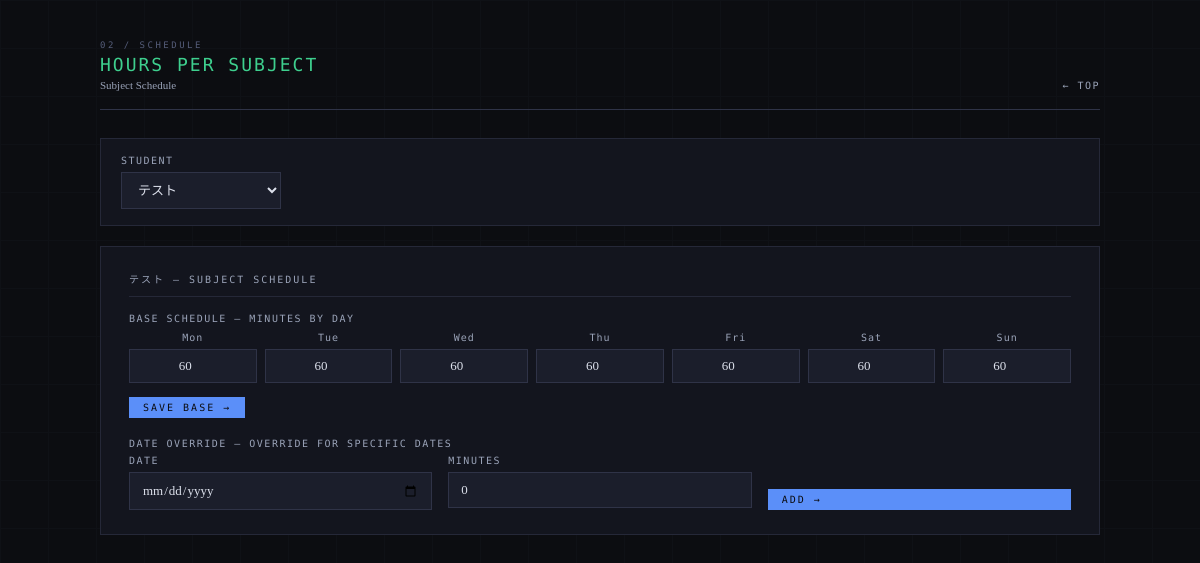
Page /schedule_subject on the committed database.
### tables this page shows
CREATE TABLE students (
            student_id TEXT PRIMARY KEY,
            name TEXT NOT NULL,
            subjects TEXT NOT NULL
        , plan_mode TEXT DEFAULT 'all');

CREATE TABLE schedule_base_subject (
        id INTEGER PRIMARY KEY AUTOINCREMENT,
        student_id TEXT NOT NULL,
        subject TEXT NOT NULL,
        dow INTEGER NOT NULL,
        available_minutes INTEGER NOT NULL DEFAULT 0,
        UNIQUE(student_id, subject, dow),
        FOREIGN KEY (student_id) REFERENCES students(student_id)
    );

### app.py (the view)
@app.route("/schedule_subject", methods=["GET", "POST"])
def schedule_subject():
    conn = get_connection()
    c = conn.cursor()
    c.execute("SELECT * FROM students ORDER BY student_id")
    students = c.fetchall()
    if not students:
        conn.close()
        return render_template("schedule_subject.html", students=[],
                               selected_student="", subjects=[],
                               subject_base={}, subject_overrides={})
    selected_student = request.args.get("student_id") or                        students[0]["student_id"]
    c.execute("SELECT subjects FROM students WHERE student_id=?",
              (selected_student,))
    row = c.fetchone()
    subjects = [s.strip() for s in row["subjects"].split(",")] if row else []
    subject_base = {}
    c.execute("""SELECT subject, dow, available_minutes FROM schedule_base_subject
                 WHERE student_id=?""", (selected_student,))
    for r in c.fetchall():
        if selected_student not in subject_base:
            subject_base[selected_student] = {}
        if r["subject"] not in subject_base[selected_student]:
            subject_base[selected_student][r["subject"]] = {}
        subject_base[selected_student][r["subject"]][r["dow"]] = r["available_minutes"]
    subject_overrides = {}
    c.execute("""SELECT subject, date, available_minutes FROM schedule_override_subject
                 WHERE student_id=? ORDER BY subject, date""", (selected_student,))
    for r in c.fetchall():
        if selected_student not in subject_overrides:
            subject_overrides[selected_student] = {}
        if r["subject"] not in subject_overrides[selected_student]:
            subject_overrides[selected_student][r["subject"]] = []
        subject_overrides[selected_student][r["subject"]].append(r)
    conn.close()
    return render_template("schedule_subject.html",
                           students=students,
                           selected_student=selected_student,
                           subjects=subjects,
                           subject_base=subject_base,
                           subject_overrides=subject_overrides)

### app.py (called while the page is built)
@app.before_request
def require_login():
    password = os.environ.get('APP_PASSWORD', '')
    if not password:
        return
    if request.endpoint in ('login', 'logout', 'static', 'api_tool'):
        return
    if not session.get('logged_in'):
        return redirect(url_for('login'))

### database.py (called while the page is built)
def get_connection():
    conn = sqlite3.connect(DB_PATH)
    conn.row_factory = sqlite3.Row
    return conn

### templates/schedule_subject.html (shortened to what this page needs)
<!DOCTYPE html>
<html lang="ja">
<head>
</head>
<body>
<div class="container">
  <div class="page-header fade-in">
    <div>
      <div class="page-label">02 / Schedule</div>
      <div class="page-title" style="color:var(--green);">Hours per Subject</div>
      <div class="page-title-ja">Subject Schedule</div>
    </div>
    <a class="page-header-back" href="/">TOP</a>
  </div>
  <div class="card fade-in" style="padding:16px 20px;">
    <form method="GET" style="display:flex;gap:16px;align-items:flex-end;">
      <div>
        <label>Student</label>
        <select name="student_id" onchange="this.form.submit()" style="min-width:160px;">
          {% for s in students %}
          <option value="{{ s.student_id }}"
            {% if s.student_id == selected_student %}selected{% endif %}>
            {{ s.name }}
          </option>
          {% endfor %}
        </select>
      </div>
    </form>
  </div>
  {% for subject in subjects %}
  <div class="card fade-in">
    <div class="card-title">{{ subject }} — Subject Schedule</div>
    <form method="POST" action="/schedule_subject/base">
      <label>Base Schedule — Minutes by day</label>
      <div class="time-grid">
        {% set days_en = ['Mon','Tue','Wed','Thu','Fri','Sat','Sun'] %}
        {% set days_val = ['mon','tue','wed','thu','fri','sat','sun'] %}
        {% for i in range(7) %}
        <div class="time-cell">
          <span class="day-label">{{ days_en[i] }}</span>
          <input type="number" name="{{ days_val[i] }}" min="0" max="600" step="5"
            value="{{ subject_base.get(selected_student, {}).get(subject, {}).get(days_val[i], 0) }}"
            style="width:100%;">
        </div>
        {% endfor %}
      </div>
      <div style="margin-top:14px;">
        <button type="submit" class="btn btn-primary btn-sm">Save Base →</button>
      </div>
    </form>
    <form method="POST" action="/schedule_subject/override" style="margin-top:20px;">
      <label>Date Override — Override for specific dates</label>
      <div class="grid-3">
        <div>
          <label style="margin-top:0;">Date</label>
          <input type="date" name="override_date">
        </div>
        <div>
          <label style="margin-top:0;">Minutes</label>
          <input type="number" name="override_minutes" min="0" max="600" step="5" value="0">
        </div>
        <div style="display:flex;align-items:flex-end;">
          <button type="submit" class="btn btn-primary btn-sm" style="width:100%;">Add →</button>
        </div>
      </div>
    </form>
  </div>
  {% endfor %}
</div>
</body>
</html>

### templates/schedule_subject.html (style rules this page uses)
:root { --bg:#0c0d11; --surface:#13151e; --surface2:#1b1e2b; --surface3:#222536; --border:#252838; --border-light:#2f3347; --text:#dde1ec; --text-muted:#9aa3b8; --text-dim:#555d7a; --blue:#5b8ff9; --green:#3ecf8e; --amber:#f5a623; --rose:#f06292; --red:#ef4444; --blue-bg:rgba(91,143,249,0.10); --green-bg:rgba(62,207,142,0.10); --amber-bg:rgba(245,166,35,0.10); --rose-bg:rgba(240,98,146,0.10); }
*, *::before, *::after { margin:0; padding:0; box-sizing:border-box; }
body { font-family:'Noto Serif JP',serif; background:var(--bg); color:var(--text); min-height:100vh; padding:40px 32px 80px; -webkit-font-smoothing:antialiased; }
body::after { content:''; position:fixed; inset:0; background-image: linear-gradient(var(--border) 1px,transparent 1px), linear-gradient(90deg,var(--border) 1px,transparent 1px); background-size:48px 48px; opacity:0.15; pointer-events:none; z-index:0; }
.container { max-width:1000px; margin:0 auto; position:relative; z-index:1; }
.page-header { display:flex; align-items:flex-end; justify-content:space-between; margin-bottom:28px; padding-bottom:18px; border-bottom:1px solid var(--border-light); }
.page-label { font-family:'DM Mono',monospace; font-size:9px; letter-spacing:2.5px; text-transform:uppercase; color:var(--text-dim); margin-bottom:4px; }
.page-title { font-family:'DM Mono',monospace; font-weight:500; font-size:18px; letter-spacing:2px; text-transform:uppercase; }
.page-title-ja { font-family:'Noto Serif JP',serif; font-weight:300; font-size:11px; color:var(--text-muted); margin-top:4px; }
.page-header-back { font-family:'DM Mono',monospace; font-size:10px; color:var(--text-muted); letter-spacing:1.5px; text-decoration:none; transition:color 0.15s; }
.page-header-back::before { content:'← '; }
.card { background:var(--surface); border:1px solid var(--border); padding:24px 28px; margin-bottom:20px; }
.card-title { font-family:'DM Mono',monospace; font-size:10px; letter-spacing:2px; text-transform:uppercase; color:var(--text-muted); margin-bottom:16px; padding-bottom:10px; border-bottom:1px solid var(--border); }
label { display:block; font-family:'DM Mono',monospace; font-size:10px; letter-spacing:1.5px; text-transform:uppercase; color:var(--text-muted); margin-bottom:6px; margin-top:16px; }
label:first-child { margin-top:0; }
input[type="text"], input[type="date"], input[type="number"], select, textarea { width:100%; padding:9px 12px; background:var(--surface2); border:1px solid var(--border-light); color:var(--text); font-family:'Noto Serif JP',serif; font-size:13px; outline:none; transition:border-color 0.15s; }
select option { background:var(--surface2); }
.btn { font-family:'DM Mono',monospace; font-size:11px; letter-spacing:2px; text-transform:uppercase; padding:10px 24px; border:none; cursor:pointer; transition:all 0.15s; display:inline-flex; align-items:center; gap:8px; }
.btn-primary { background:var(--blue); color:#0c0d11; }
.btn-sm { padding:5px 14px; font-size:10px; }
.grid-3 { display:grid; grid-template-columns:1fr 1fr 1fr; gap:16px; }
.fade-in { animation:fadeIn 0.3s ease both; }
a { color:var(--blue); text-decoration:none; }
.time-grid { display:grid; grid-template-columns:repeat(7,1fr); gap:8px; margin-top:8px; }
.time-cell { display:flex; flex-direction:column; align-items:center; gap:6px; }
.time-cell .day-label { font-family:'DM Mono',monospace; font-size:10px; color:var(--text-muted); letter-spacing:1px; }
.time-cell input { text-align:center; padding:8px 4px; }

### rows in the picture
students: subjects "テスト", mon "60", tue "60", wed "60", thu "60", fri "60", sat "60", sun "60"
schedule_base_subject: dow "Mon"
schedule_base_subject: dow "Tue"
schedule_base_subject: dow "Wed"
schedule_base_subject: dow "Thu"
schedule_base_subject: dow "Fri"
schedule_base_subject: dow "Sat"
schedule_base_subject: dow "Sun"

### other values in the picture
form field student_id "テスト"
